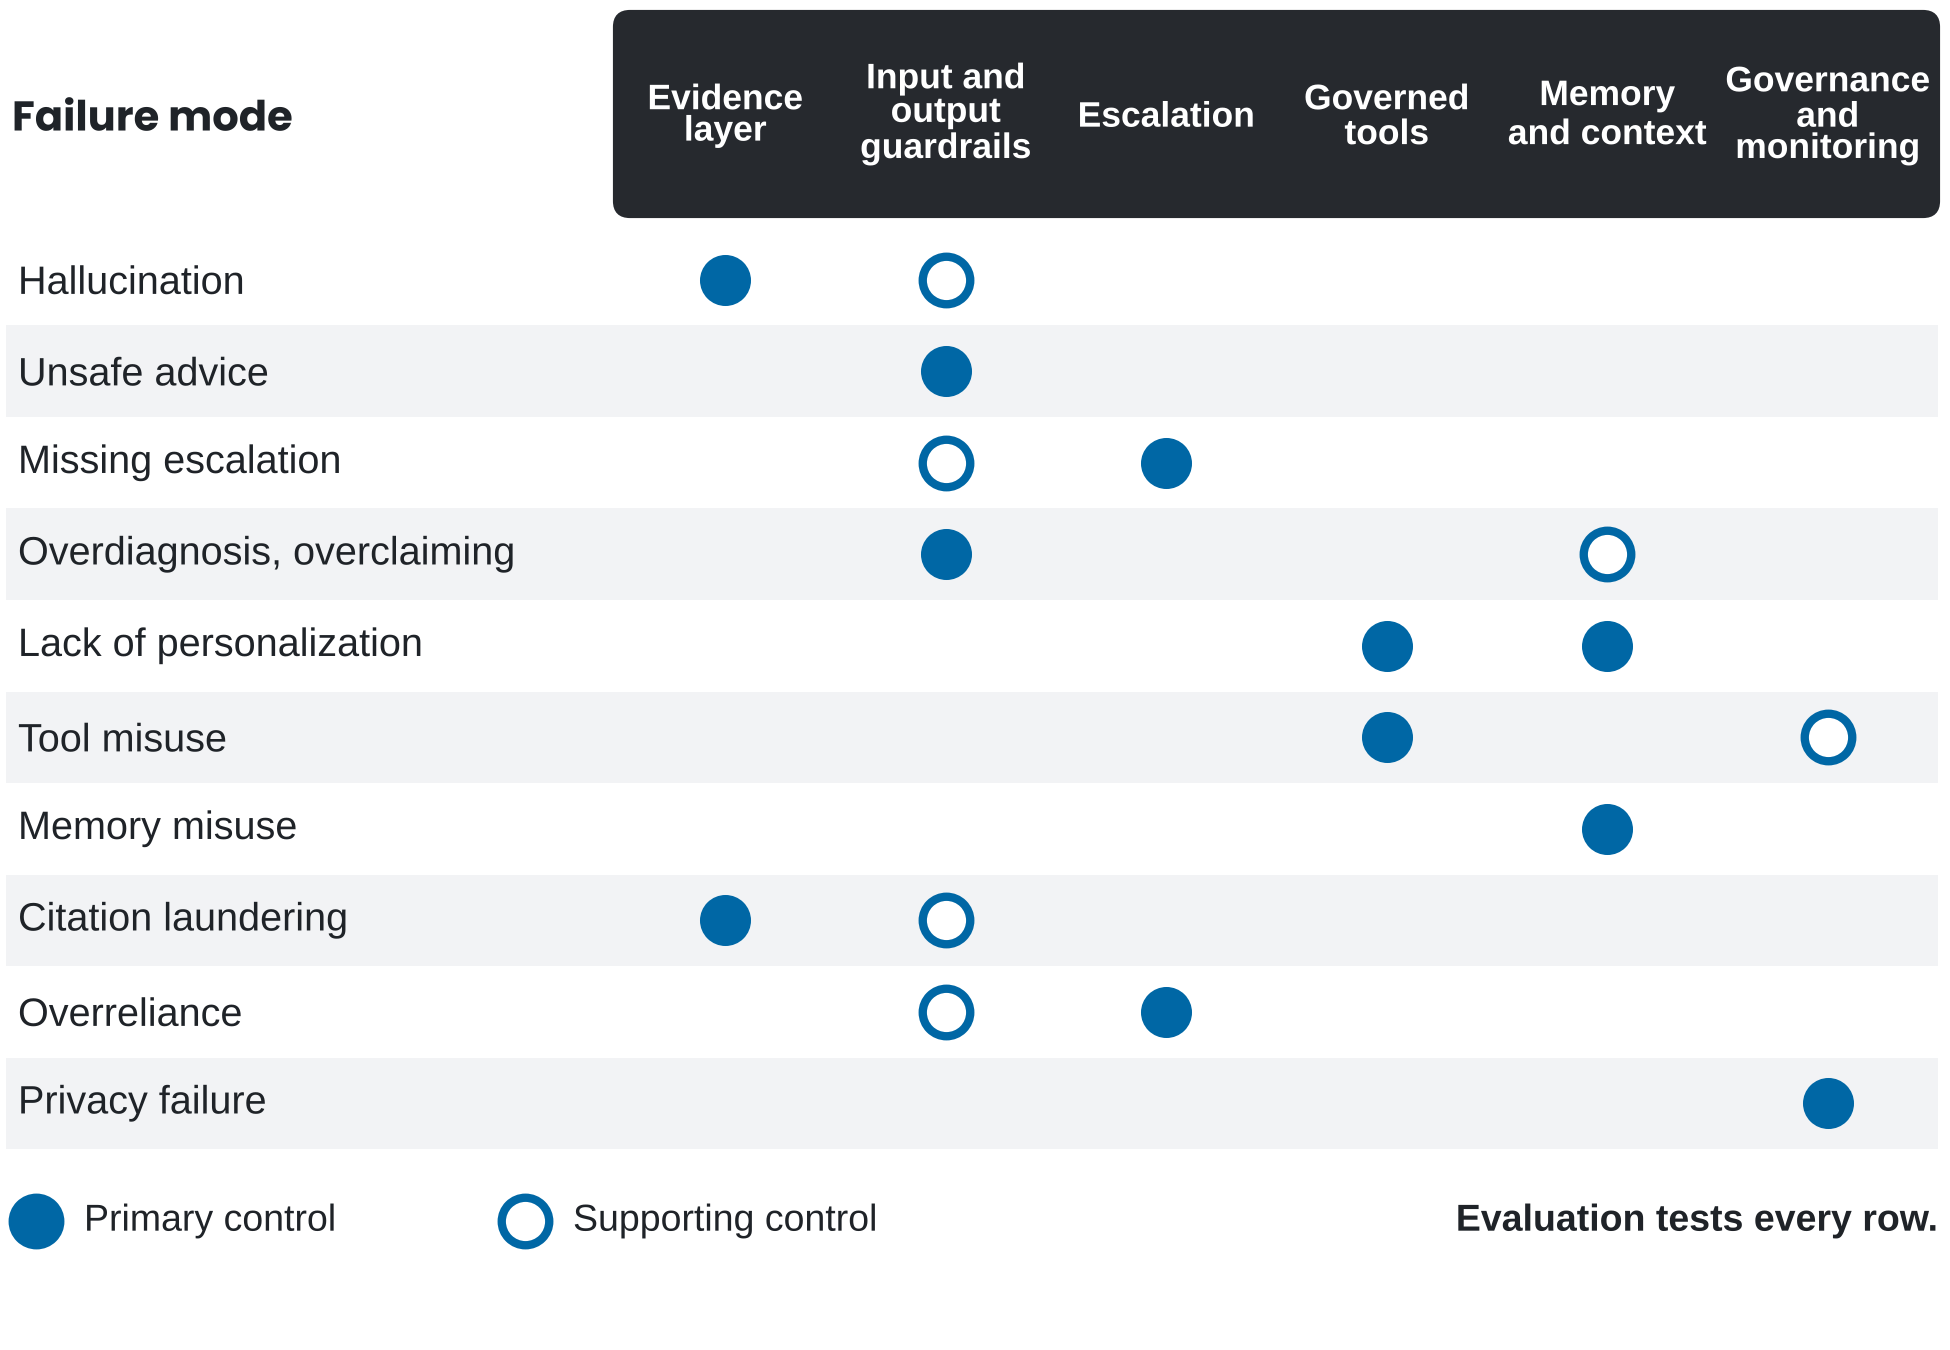

Write the Python code that produced this figure.
import fk
cols = ["Evidence\nlayer", "Input and\noutput\nguardrails", "Escalation", "Governed\ntools", "Memory\nand context", "Governance\nand\nmonitoring"]
P, S = 2, 1
rows = [
    ("Hallucination",                [P, S, 0, 0, 0, 0]),
    ("Unsafe advice",                [0, P, 0, 0, 0, 0]),
    ("Missing escalation",           [0, S, P, 0, 0, 0]),
    ("Overdiagnosis, overclaiming",  [0, P, 0, 0, S, 0]),
    ("Lack of personalization",      [0, 0, 0, P, P, 0]),
    ("Tool misuse",                  [0, 0, 0, P, 0, S]),
    ("Memory misuse",                [0, 0, 0, 0, P, 0]),
    ("Citation laundering",          [P, S, 0, 0, 0, 0]),
    ("Overreliance",                 [0, S, P, 0, 0, 0]),
    ("Privacy failure",              [0, 0, 0, 0, 0, P]),
]
H = 4.50
fig, ax = fk.canvas(H)
cw, hdr, rh = 0.735, 0.68, 0.305
x0 = 6.46 - len(cols) * cw
top = H - 0.04
fk.box(ax, x0, top - hdr, len(cols) * cw, hdr, fc=fk.CHAR, ec=fk.CHAR, r=0.05)
fk.text(ax, 0.04, top - hdr / 2, "Failure mode", size=10, weight="bold", va="center", family=fk.HEAD)
for j, c in enumerate(cols):
    fk.text(ax, x0 + (j + 0.5) * cw, top - hdr / 2, c, size=8.5, weight="bold", color="white", ha="center", va="center", ls=1.05)
y0 = top - hdr - 0.06
for i, (lab, cells) in enumerate(rows):
    yc = y0 - (i + 0.5) * rh
    if i % 2: fk.rect(ax, 0.02, yc - rh / 2, 6.44, rh, fc=fk.PANEL, z=0)
    fk.text(ax, 0.06, yc, lab, size=9.5, va="center")
    for j, c in enumerate(cells):
        xc = x0 + (j + 0.5) * cw
        if c == P: ax.scatter(xc, yc, s=150, color=fk.BUILD, zorder=5, lw=0)
        elif c == S: ax.scatter(xc, yc, s=130, facecolor="white", edgecolor=fk.BUILD, lw=2.0, zorder=5)
yl = y0 - len(rows) * rh - 0.24
for x, fc, t in [(0.12, fk.BUILD, "Primary control"), (1.75, "white", "Supporting control")]:
    ax.scatter(x, yl, s=130, facecolor=fc, edgecolor=fk.BUILD, lw=2.0, zorder=5)
    fk.text(ax, x + 0.16, yl, t, size=9, va="center")
fk.text(ax, 6.46, yl, "Evaluation tests every row.", size=9, va="center", ha="right", weight="bold")
fk.save(fig, "failure-controls")
